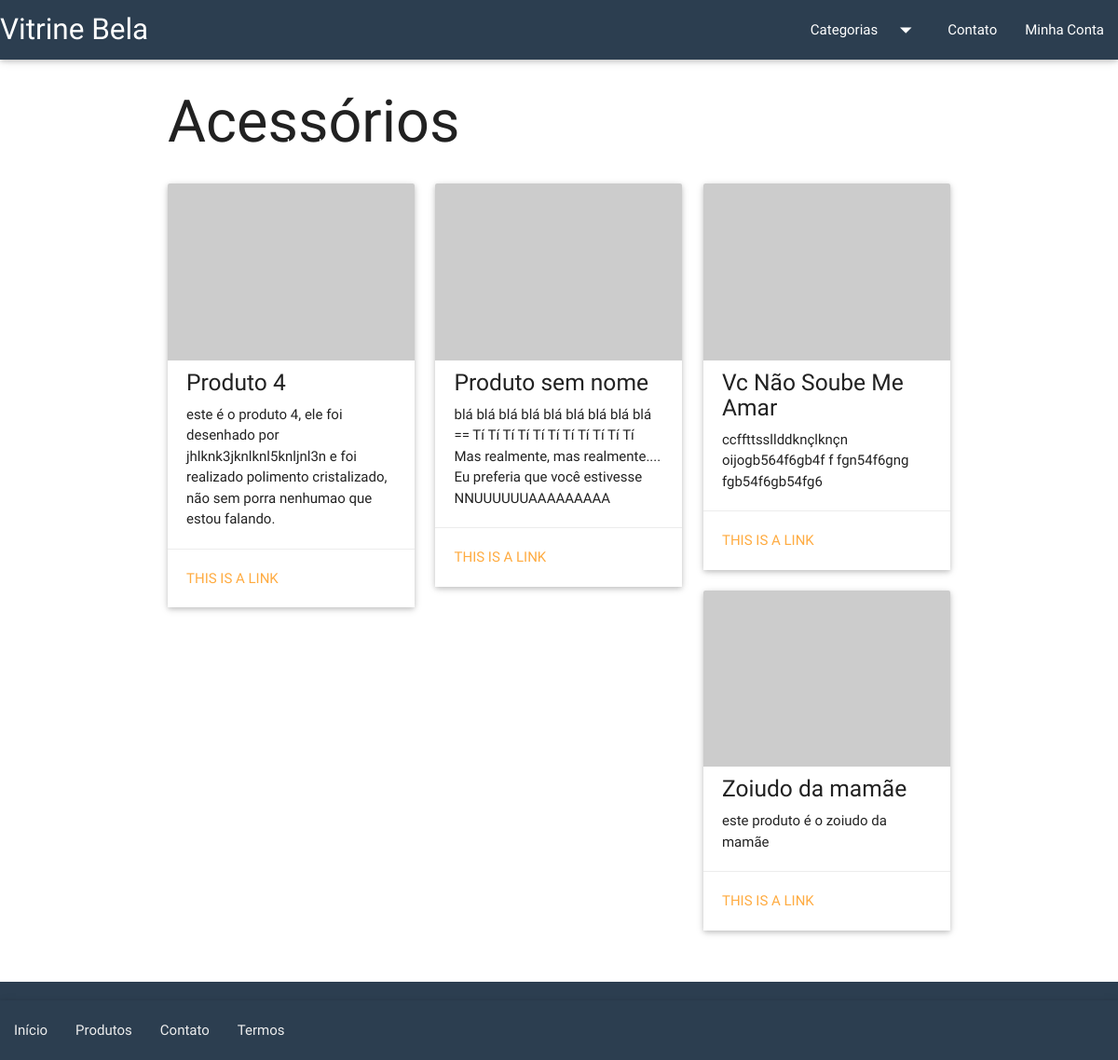
/catalogo/acessorios/, run on the app's committed database.
### vitrinebela/catalog/models.py (models this page shows)
class Category(models.Model):
    name = models.CharField('Nome', max_length=100)
    slug = models.SlugField('Identificador', max_length=100)
    created = models.DateTimeField('Criado em', auto_now_add=True)
    modified = models.DateTimeField('Modificado em', auto_now=True)
    class Meta:
        verbose_name ='Categoria'
        verbose_name_plural = 'Categorias'
        ordering = ['name']
    def __str__(self):
        return self.name
    def get_absolute_url(self):
        return reverse('catalog:category_list', kwargs={'slug': self.slug})

class Product(models.Model):
    name = models.CharField('Nome', max_length=100)
    slug = models.SlugField('Identificador', max_length=100)
    category = models.ForeignKey('catalog.Category', verbose_name='Categoria')
    description = models.TextField('Descrição', blank=True)
    price = models.DecimalField('Preço', decimal_places=2, max_digits=8)
    created = models.DateTimeField('Criado em', auto_now_add=True)
    modified = models.DateTimeField('Modificado em', auto_now=True)
    class Meta:
        verbose_name ='Produto'
        verbose_name_plural = 'Produtos'
        ordering = ['name']
    def __str__(self):
        return self.name
    def get_absolute_url(self):
        return reverse('catalog:product', kwargs={'slug': self.slug})

### vitrinebela/catalog/views.py (the view)
# urls.py: url(r'^(?P<slug>[\w_-]+)/$', views.category_list, name='category_list'),
def category_list(request, slug):
    category = Category.objects.get(slug=slug)
    context = {
        'current_category': category,
        'product_list': Product.objects.filter(category=category),
    }
    return render(request, 'catalog/category_list.html', context)

### vitrinebela/catalog/context_processors.py (called while the page is built)
def categories(request):
    return {
        'categories': Category.objects.all()
    }

### vitrinebela/catalog/templates/catalog/category_list.html (shortened to what this page needs)
{% extends "base.html" %}
{% load static %}
{% block container %}
<div class="page-header">
    <h1>{{ current_category }}</h1>
</div>
<div>
  <div class="row">
    {% for product in product_list %}
        <div class="col s4 m4">
          <div class="card">
            <div class="card-image">
              <img src="http://placehold.it/350x250" class="responsive-img">
              <span class="card-title">Creme de barbear</span>
            </div>
            <div class="card-content">
                <h5>{{ product }}</h5>
                {{ product.description|linebreaks }}
            </div>
            <div class="card-action">
              <a href="{{ product.get_absolute_url }}">This is a link</a>
            </div>
          </div>
        </div>
    {% endfor %}
  </div>
</div>
{% endblock %}

### vitrinebela/core/templates/base.html (style rules this page uses)
body { display: flex; min-height: 100vh; flex-direction: column; }
img { float:left; margin:0 20px 10px 0; }

### data on the page
Category: name "Acessórios"
Product: name "Produto 4", description "este é o produto 4, ele foi desenhado por jhlknk3jknlknl5knljnl3n e foi realizado polimento cristalizado, não sem porra nenhumao que estou falando."
Product: name "Produto sem nome", description "blá blá blá blá blá blá blá blá blá == Tí Tí Tí Tí Tí Tí Tí Tí Tí Tí Tí Mas realmente, mas realmente.... Eu preferia que você estivesse NNUUUUUUAAAAAAAAA"
Product: name "Vc Não Soube Me Amar", description "ccffttssllddknçlknçn oijogb564f6gb4f f fgn54f6gng fgb54f6gb54fg6"
Product: name "Zoiudo da mamãe", description "este produto é o zoiudo da mamãe"
